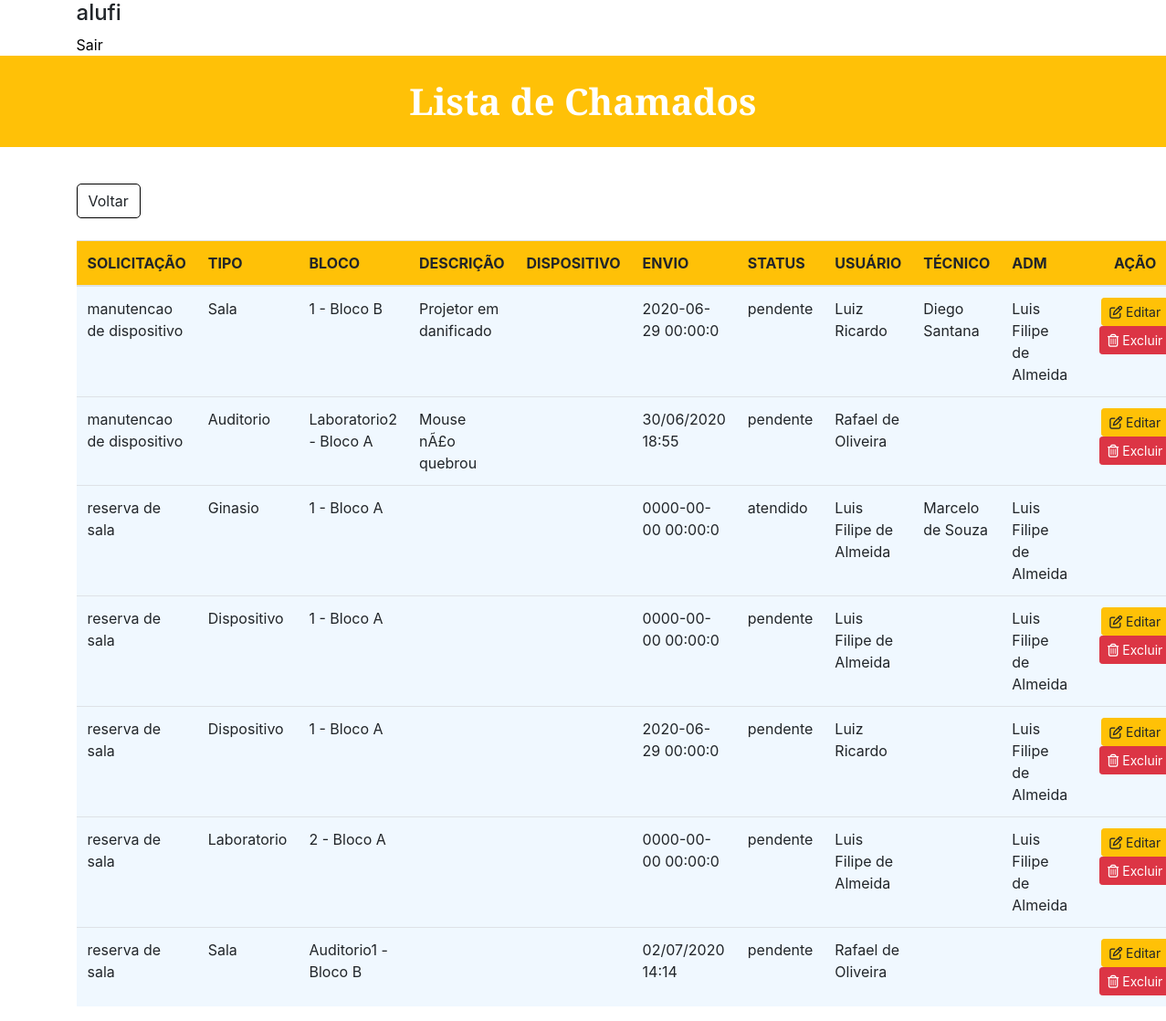
Screenshot of /Chamado/listar_chamado.php (signed in) with the database file from the repository.
### tables this page shows
CREATE TABLE `tb_chamados` (
  `id_chamado` int(3) NOT NULL,
  `tipo_problema` varchar(75) NOT NULL,
  `descricao` varchar(300) NOT NULL,
  `status` varchar(10) NOT NULL DEFAULT 'pendente',
  `sala` varchar(45) DEFAULT NULL,
  `iditem` varchar(5) DEFAULT NULL,
  `data_envio` varchar(18) DEFAULT NULL,
  `iduser` varchar(50) DEFAULT NULL,
  `idtec` varchar(50) DEFAULT NULL,
  `iduser_adm` varchar(50) DEFAULT NULL
);

CREATE TABLE `tb_item` (
  `id_item` int(11) NOT NULL,
  `tipo_item` varchar(75) NOT NULL,
  `descricao_item` varchar(300) NOT NULL,
  `quem_cadastrou` varchar(50) NOT NULL
);

### Chamado/listar_chamado.php (the view, shortened to what this page needs)
<!DOCTYPE html>
<html>
<head>
	<link rel="stylesheet" href="https://stackpath.bootstrapcdn.com/bootstrap/4.4.1/css/bootstrap.min.css">
</head>
<body>
	<div class="container">
		<h4><?php echo $_SESSION['login'];?></h4>
		<a style="color: black;" id="formLogin" href="logout.php">Sair</a>
	</div>
	<h1 id="formTitulo">Lista de Chamados</h1>
	<div class="container" style="margin-top: 40px">
		<div style="text-align: left;">
		 		<a href="menu.php" role="button" class="btn" style="border-radius: 1px; border-color: black; border-radius: 5px;">Voltar</a>
		 	</div>
		<br>
		<table class="table">
		  <thead style="background-color: #ffc107;">
		    <tr>
		      <th scope="col">SOLICITAÇÃO</th>
		      <th scope="col">TIPO</th>
		      <th scope="col">BLOCO</th>
		      <th scope="col">DESCRIÇÃO</th>
		      <th scope="col">DISPOSITIVO</th>
		      <th scope="col">ENVIO</th>
		      <th scope="col">STATUS</th>
		      <th scope="col">USUÁRIO</th>
		      <th scope="col">TÉCNICO</th>
		      <th scope="col">ADM</th>
		      <th scope="col" style="width:100px;"><center>AÇÃO</center></th>
		    </tr>
		  </thead>
		  <tbody>
		    	<?php
		    		include 'conexao.php';
					$sql1 = "SELECT * FROM `tb_item`";
					$busca1 = mysqli_query($conexao,$sql1);
		    		$sql = "SELECT * FROM `tb_chamados` ORDER BY tipo_problema ASC";
		    		$busca = mysqli_query($conexao,$sql);
		    		while ($array = mysqli_fetch_array($busca) and ($array1 = mysqli_fetch_array($busca1))) {
		    			$id 			=	$array['id_chamado'];
		    			$tipo_problema	=	$array['tipo_problema'];
		    			$tipo_item		=	$array1['tipo_item'];
		    			$sala 			=	$array['sala'];
		    			$descricao		=	$array['descricao'];
		   				$iditem 		=	$array['iditem'];
		   				$data_envio		=	$array['data_envio'];
		    			$status 		=	$array['status'];
		   				$iduser 		=	$array['iduser'];
		   				$idtec 			=	$array['idtec'];
		   				$iduser_adm		=	$array['iduser_adm'];
		    		?>
					<tr>
		      		<td style="background-color: #F0F8FF;"><?php echo $tipo_problema 		?></td>
		      		<td style="background-color: #F0F8FF;"><?php echo $tipo_item 			?></td>
		      		<td style="background-color: #F0F8FF;"><?php echo $sala 	 			?></td>
		      		<td style="background-color: #F0F8FF;"><?php echo $descricao 			?></td>
		      		<td style="background-color: #F0F8FF;"><?php echo $iditem 				?></td>
		      		<td style="background-color: #F0F8FF;"><?php echo $data_envio 			?></td>
		      		<td style="background-color: #F0F8FF;"><?php echo $status 				?></td>
		      		<td style="background-color: #F0F8FF;"><?php echo $iduser 				?></td>
		      		<td style="background-color: #F0F8FF;"><?php echo $idtec 				?></td>
		      		<td style="background-color: #F0F8FF;"><?php echo $iduser_adm			?></td>
		      		<?php if ($status == 'pendente'){ ?>
			      		<td style="background-color: #F0F8FF;"><center style="width: 100px;">
			      			<a class="btn btn-warning btn-sm" href="editar_solicitacao.php?id=<?php echo $id ?>" role="button"><i class="far fa-edit"></i>&nbsp;Editar</a>
			      			<a class="btn btn-danger btn-sm" style="color:#fff" href="_deletar_solicitacao.php?id=<?php echo $id ?>" role="button"><i class="far fa-trash-alt"></i>&nbsp;Excluir</a>
			      		</center></td>
		      		<?php } ?>
		      		<?php if ($status == 'atendido'){ ?>
			      		<td style="background-color: #F0F8FF;"></td>
		      		<?php } ?>
		      	<?php } ?>
		    </tr>
		  </tbody>
		</table>
	</div>
</body>
</html>

### Chamado/listar_chamado.php (style rules this page uses)
#formTitulo { margin-top: 0px; background-color: #ffc107; color: #ffffff; align-items: center; justify-content: center; border-radius: 0px; font-weight: bold; font-family: 'Libre Baskerville', serif; height: 100px; display: flex; }

### rows the page displays
tb_item: tipo_item "Sala"
tb_chamados: tipo_problema "manutencao de dispositivo", sala "1 - Bloco B", descricao "Projetor em danificado", data_envio "2020-06-29 00:00:0", status "pendente", iduser "Luiz Ricardo", idtec "Diego Santana", iduser_adm "Luis Filipe de Almeida"
tb_item: tipo_item "Auditorio"
tb_chamados: tipo_problema "manutencao de dispositivo", sala "Laboratorio2 - Bloco A", descricao "Mouse nÃ£o quebrou", data_envio "30/06/2020 18:55", status "pendente", iduser "Rafael de Oliveira"
tb_item: tipo_item "Ginasio"
tb_chamados: tipo_problema "reserva de sala", sala "1 - Bloco A", data_envio "0000-00-00 00:00:0", status "atendido", iduser "Luis Filipe de Almeida", idtec "Marcelo de Souza", iduser_adm "Luis Filipe de Almeida"
tb_item: tipo_item "Dispositivo"
tb_chamados: tipo_problema "reserva de sala", sala "1 - Bloco A", data_envio "0000-00-00 00:00:0", status "pendente", iduser "Luis Filipe de Almeida", iduser_adm "Luis Filipe de Almeida"
tb_item: tipo_item "Dispositivo"
tb_chamados: tipo_problema "reserva de sala", sala "1 - Bloco A", data_envio "2020-06-29 00:00:0", status "pendente", iduser "Luiz Ricardo", iduser_adm "Luis Filipe de Almeida"
tb_item: tipo_item "Laboratorio"
tb_chamados: tipo_problema "reserva de sala", sala "2 - Bloco A", data_envio "0000-00-00 00:00:0", status "pendente", iduser "Luis Filipe de Almeida", iduser_adm "Luis Filipe de Almeida"
tb_item: tipo_item "Sala"
tb_chamados: tipo_problema "reserva de sala", sala "Auditorio1 - Bloco B", data_envio "02/07/2020 14:14", status "pendente", iduser "Rafael de Oliveira"

### other values shown
$_SESSION['login'] "alufi"
